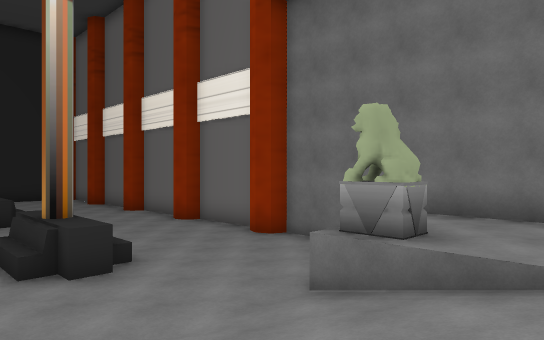
View 1 (above)

13 first-person views from a walk through a 3-D level made in the Unity game engine. The camera is 1.5 m above the floor, looks level and sees 70° across. The floor is counted in squares, 2 m on a side. Each view is taken from the middle of a square. On the plan, view 1 faces up. The plan holds only what a view shows up to about 12 squares ahead; the rest is blank. The place goes on beyond the plan. The player character is not drawn. Some surface patterns are stand-ins.

View 2
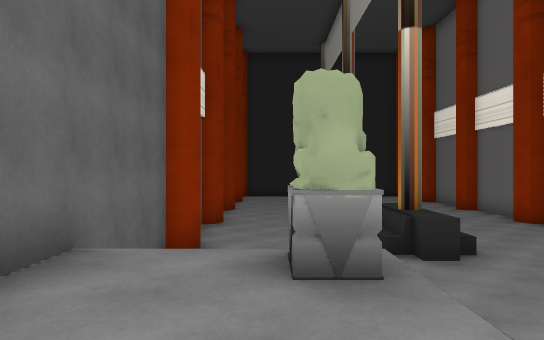

View 3
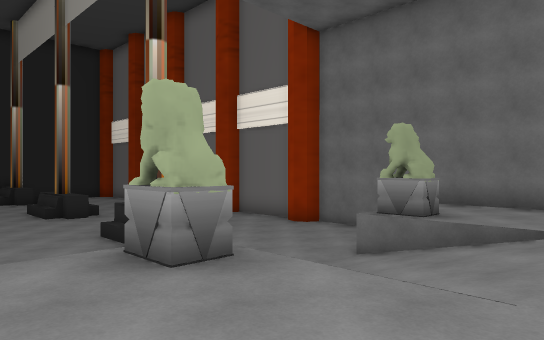

View 4
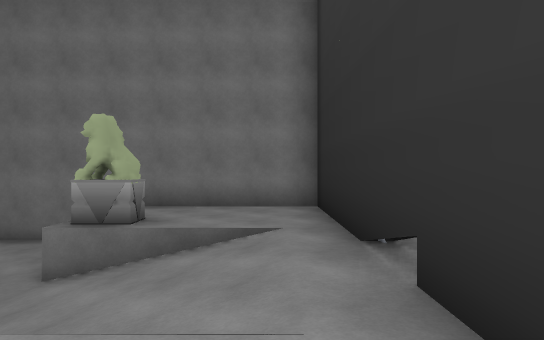

View 5
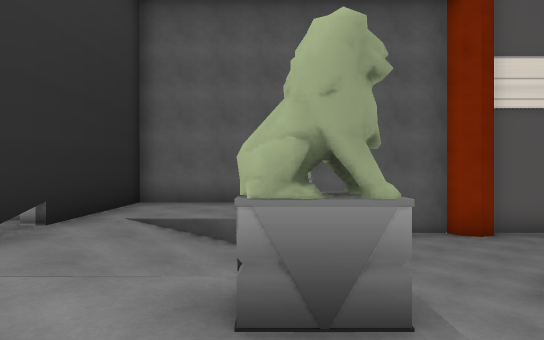

View 6
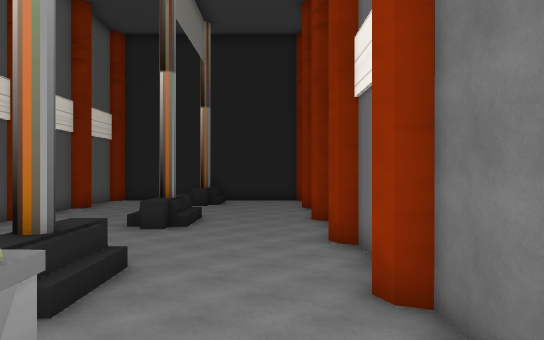

View 7
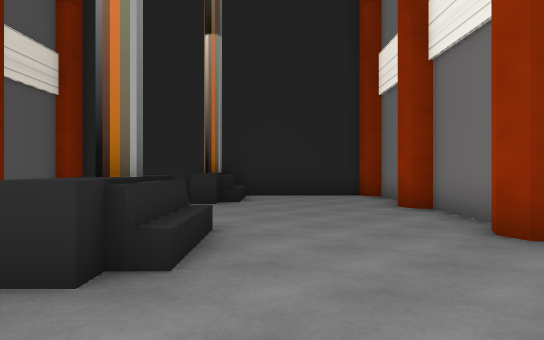

View 8
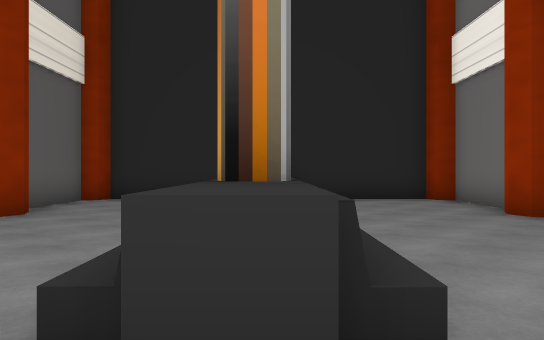

View 9
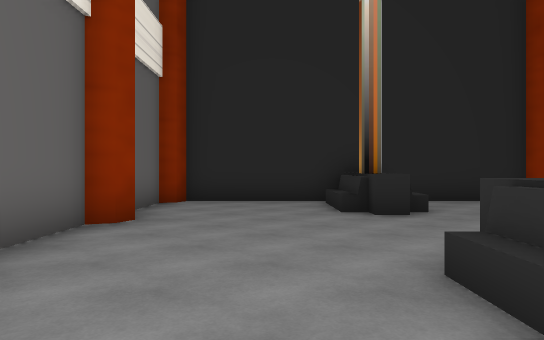

View 10
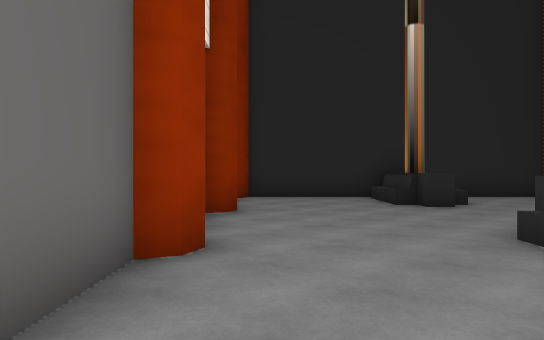

View 11
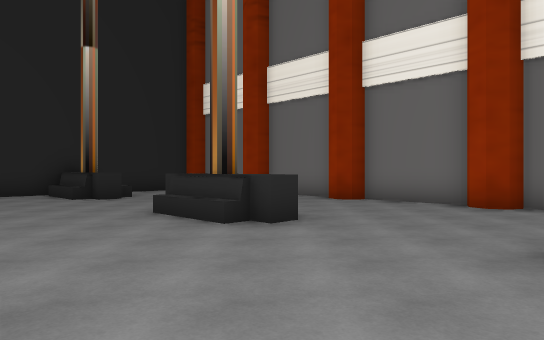

View 12
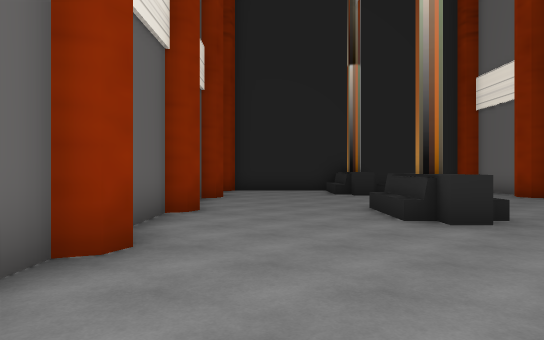

View 13
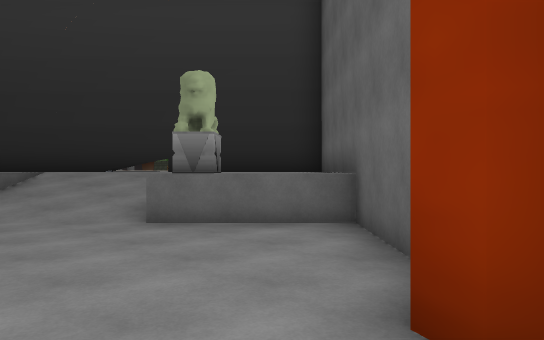

### Floor plan
Key: @ floor where view 1 was taken; # wall or solid block; . main floor; : floor 1.5 m higher than the main floor; / step, stairs or slope; ^ raised ledge; O other object.
Columns run from 16 left of view 1 to 6 right of it. Each row starts with its distance up from view 1.
 19      ###
 18     #...#
 17    #....###
 16   #^^.....##
 15  #.^^^.....#
 14 #...^^.....##
 13 #............#
 12 #......#^....###
 11 ##.....^^^.....##
 10  ##.....^^......#
  9   ##............##
  8      #............#
  7      #......^^.....#
  6      ###....^^..../:#
  5        #.....^...O:::#
  4        ##......./O::::#
  3         ###....////::#
  2           #...O////:#
  1           ##./O://:O
  0            ##:::@:#
 -1             ##:::#:
 -2              ##:#
 -3               ###

Positions as (right, up) in squares from view 1, and headings:
1: (0, 0), facing up
2: (0, -1), facing up-left
3: (-1, -2), facing up
4: (-1, -1), facing up-right
5: (3, 6), facing down-left
6: (2, 5), facing up-left
7: (-4, 9), facing up-left
8: (-6, 9), facing up-left
9: (-8, 8), facing up-left
10: (-8, 6), facing up-left
11: (-7, 4), facing up
12: (-5, 4), facing up-left
13: (-7, 5), facing down-right
